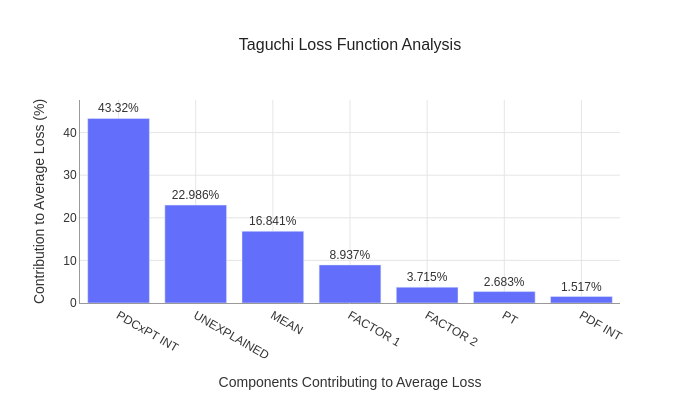

Write notebook code for a chart like this one.
### Markdown cell above
---

## Visualizing: Structured Pareto

`result.plot(structured=True)` expands the PDC bar into its per-factor components (Fig 15-5). Instead of one "PDC" bar, you see:

- **F1**, **F2** — main effect loss for each factor
- **PDF INT** — the factor interaction loss (PDC minus individual factor contributions)

This gives the analyst a more actionable view: which specific factor is contributing most to PDC loss?

### Code cell
result.plot(structured=True).show()

### Figure 1 — Plotly figure (JSON) as saved in the notebook; plotly's stock layout.template omitted (floating-point values rounded to 4 significant figures)
{"data": [{"orientation": "v", "text": ["43.32%", "22.986%", "16.841%", "8.937%", "3.715%", "2.683%", "1.517%"], "textposition": "outside", "type": "bar", "x": ["PDCxPT INT", "UNEXPLAINED", "MEAN", "FACTOR 1", "FACTOR 2", "PT", "PDF INT"], "y": [43.32, 22.99, 16.84, 8.937, 3.715, 2.683, 1.517]}], "layout": {"font": {"color": "#333333", "family": "Arial, sans-serif", "size": 12}, "height": 400, "margin": {"b": 80}, "paper_bgcolor": "white", "plot_bgcolor": "white", "title": {"font": {"color": "#222222", "size": 16}, "text": "Taguchi Loss Function Analysis", "x": 0.5, "xanchor": "center"}, "width": 700, "xaxis": {"gridcolor": "#E5E5E5", "gridwidth": 1.0, "linecolor": "#999999", "linewidth": 1.0, "showgrid": true, "showline": true, "title": {"text": "Components Contributing to Average Loss"}}, "yaxis": {"gridcolor": "#E5E5E5", "gridwidth": 1.0, "linecolor": "#999999", "linewidth": 1.0, "range": [0, 47.65], "showgrid": true, "showline": true, "title": {"text": "Contribution to Average Loss (%)"}, "zeroline": false}}}
